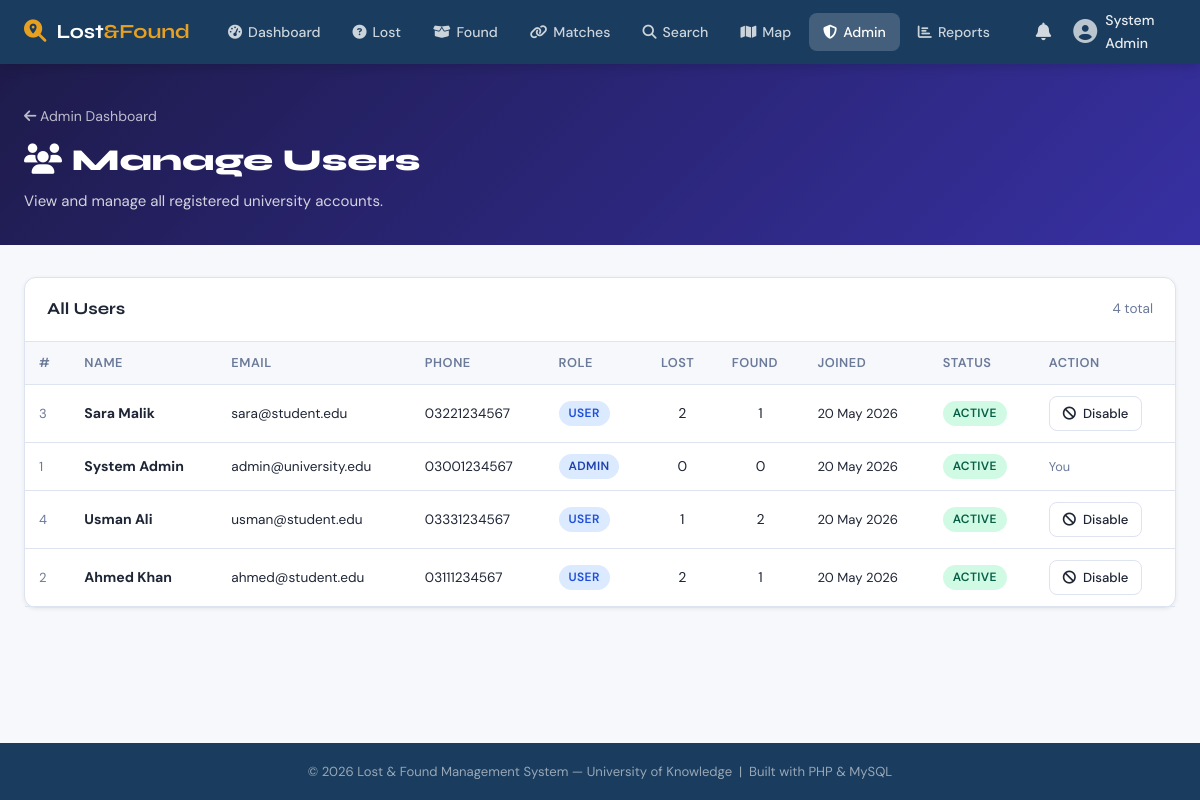
The page /admin/manage-users.php (signed in) on the database its author committed.
### tables this page shows
CREATE TABLE IF NOT EXISTS users (
    user_id      INT UNSIGNED AUTO_INCREMENT PRIMARY KEY,
    full_name    VARCHAR(100) NOT NULL,
    email        VARCHAR(150) NOT NULL UNIQUE,
    password     VARCHAR(255) NOT NULL,           
    phone        VARCHAR(20),
    role         ENUM('admin','user') NOT NULL DEFAULT 'user',
    avatar       VARCHAR(255)         DEFAULT 'default.png',
    is_active    TINYINT(1)           DEFAULT 1,
    created_at   DATETIME             DEFAULT CURRENT_TIMESTAMP,
    updated_at   DATETIME             DEFAULT CURRENT_TIMESTAMP ON UPDATE CURRENT_TIMESTAMP
);

### includes/functions.php (called while the page is built, shortened)
<?php
function sanitize(string $s): string {
    return htmlspecialchars(trim($s), ENT_QUOTES, 'UTF-8');
}

### includes/auth.php (called while the page is built, shortened)
<?php
function currentUserId(): ?int {
    return $_SESSION['user_id'] ?? null;
}

### admin/manage-users.php (the view, shortened to what this page needs)
<?php
require_once __DIR__ . '/../includes/auth.php';
require_once __DIR__ . '/../includes/functions.php';
$db    = getDB();
$users = $db->query(
    "SELECT u.*, COUNT(DISTINCT li.item_id) AS lost_count, COUNT(DISTINCT fi.item_id) AS found_count
     FROM users u
     LEFT JOIN lost_items  li ON u.user_id = li.user_id
     LEFT JOIN found_items fi ON u.user_id = fi.user_id
     GROUP BY u.user_id
     ORDER BY u.created_at DESC"
)->fetchAll();
?>
<?php require __DIR__ . '/../includes/header.php'; ?>
<div class="page-header" style="background:linear-gradient(135deg,#1e1b4b 0%,#3730a3 100%);">
  <div class="container">
    <a href="<?= SITE_URL ?>/admin/index.php" style="color:rgba(255,255,255,.7);font-size:.88rem;"><i class="fa fa-arrow-left"></i> Admin Dashboard</a>
    <h1 style="margin-top:8px;"><i class="fa fa-users"></i> Manage Users</h1>
    <p>View and manage all registered university accounts.</p>
  </div>
</div>
<div class="page-body">
<div class="container">
  <div class="card">
    <div class="card-header">
      <h2>All Users</h2>
      <span style="font-size:.85rem;color:var(--text-muted)"><?= count($users) ?> total</span>
    </div>
    <div class="card-body" style="padding:0;">
      <div class="table-wrapper">
      <table>
        <thead>
          <tr><th>#</th><th>Name</th><th>Email</th><th>Phone</th><th>Role</th><th>Lost</th><th>Found</th><th>Joined</th><th>Status</th><th>Action</th></tr>
        </thead>
        <tbody>
          <?php foreach ($users as $u): ?>
          <tr>
            <td style="color:var(--text-muted);font-size:.82rem;"><?= $u['user_id'] ?></td>
            <td><strong><?= sanitize($u['full_name']) ?></strong></td>
            <td style="font-size:.85rem;"><?= sanitize($u['email']) ?></td>
            <td style="font-size:.85rem;"><?= sanitize($u['phone'] ?? '—') ?></td>
            <td>
              <span class="badge <?= $u['role']==='admin'?'badge-verified':'badge-open' ?>">
                <?= ucfirst($u['role']) ?>
              </span>
            </td>
            <td style="text-align:center;"><?= $u['lost_count'] ?></td>
            <td style="text-align:center;"><?= $u['found_count'] ?></td>
            <td style="font-size:.82rem;white-space:nowrap;"><?= date('d M Y', strtotime($u['created_at'])) ?></td>
            <td>
              <span class="badge <?= $u['is_active'] ? 'badge-approved' : 'badge-rejected' ?>">
                <?= $u['is_active'] ? 'Active' : 'Inactive' ?>
              </span>
            </td>
            <td>
              <?php if ($u['user_id'] != currentUserId()): ?>
              <a href="?toggle=<?= $u['user_id'] ?>" class="btn btn-outline btn-sm"
                 data-confirm="<?= $u['is_active'] ? 'Deactivate' : 'Activate' ?> this user?">
                <?= $u['is_active'] ? '<i class="fa fa-ban"></i> Disable' : '<i class="fa fa-check"></i> Enable' ?>
              </a>
              <?php else: ?>
              <span style="font-size:.8rem;color:var(--text-muted);">You</span>
              <?php endif; ?>
            </td>
          </tr>
          <?php endforeach; ?>
        </tbody>
      </table>
      </div>
    </div>
  </div>
</div>
</div>
<?php require __DIR__ . '/../includes/footer.php'; ?>

### assets/css/main.css (style rules this page uses)
:root { --primary: #1a3c5e; --primary-lt: #2461a0; --accent: #e8a020; --accent-dk: #c4870a; --surface: #f7f8fc; --card: #ffffff; --border: #dde3ef; --text: #1e2535; --text-muted: #6b7a99; --success: #16a34a; --danger: #dc2626; --warning: #d97706; --info: #0284c7; --radius: 12px; --shadow-sm: 0 1px 4px rgba(0,0,0,.07); --shadow-md: 0 4px 16px rgba(0,0,0,.10); --shadow-lg: 0 8px 32px rgba(0,0,0,.14); --font-display: 'Syne', sans-serif; --font-body: 'DM Sans', sans-serif; --nav-h: 64px; }
*, *::before, *::after { box-sizing: border-box; margin: 0; padding: 0; }
html { scroll-behavior: smooth; }
body { font-family: var(--font-body); background: var(--surface); color: var(--text); font-size: 15px; line-height: 1.6; min-height: 100vh; display: flex; flex-direction: column; }
a { color: var(--primary-lt); text-decoration: none; }
.container { max-width: 1200px; margin: 0 auto; padding: 0 24px; }
.page-header { background: linear-gradient(135deg, var(--primary) 0%, var(--primary-lt) 100%); color: #fff; padding: 40px 0 32px; }
.page-header h1 { font-family: var(--font-display); font-size: 1.9rem; font-weight: 800; }
.page-header p { opacity: .8; margin-top: 4px; }
.page-body { padding: 32px 0 48px; }
.card { background: var(--card); border: 1px solid var(--border); border-radius: var(--radius); box-shadow: var(--shadow-sm); }
.card-header { padding: 18px 22px; border-bottom: 1px solid var(--border); display: flex; align-items: center; justify-content: space-between; }
.card-header h2 { font-family: var(--font-display); font-size: 1.05rem; font-weight: 700; }
.card-body { padding: 22px; }
.badge { display: inline-flex; align-items: center; padding: 3px 10px; border-radius: 99px; font-size: .75rem; font-weight: 600; text-transform: uppercase; letter-spacing: .03em; }
.badge-open { background: #dbeafe; color: #1d4ed8; }
.badge-approved { background: #d1fae5; color: #065f46; }
.badge-verified { background: #dbeafe; color: #1e40af; }
.btn { display: inline-flex; align-items: center; gap: 7px; padding: 9px 20px; border-radius: 8px; font-family: var(--font-body); font-size: .9rem; font-weight: 500; border: none; cursor: pointer; transition: all .15s; text-decoration: none; white-space: nowrap; }
.btn-outline { background: transparent; border: 1px solid var(--border); color: var(--text); }
.btn-sm { padding: 6px 13px; font-size: .82rem; }
.table-wrapper { overflow-x: auto; }
table { width: 100%; border-collapse: collapse; font-size: .88rem; }
thead tr { background: var(--surface); }
th, td { padding: 11px 14px; text-align: left; border-bottom: 1px solid var(--border); }
th { font-weight: 600; font-size: .8rem; text-transform: uppercase; letter-spacing: .04em; color: var(--text-muted); }

### rows shown on the page
users: user_id "3", full_name "Sara Malik", email "sara@student.edu", phone "03221234567", role "USER", lost_count "2", found_count "1", created_at "20 May 2026", is_active "ACTIVE"
users: user_id "1", full_name "System Admin", email "admin@university.edu", phone "03001234567", role "ADMIN", lost_count "0", found_count "0", created_at "20 May 2026", is_active "ACTIVE", shows "You"
users: user_id "4", full_name "Usman Ali", email "usman@student.edu", phone "03331234567", role "USER", lost_count "1", found_count "2", created_at "20 May 2026", is_active "ACTIVE"
users: user_id "2", full_name "Ahmed Khan", email "ahmed@student.edu", phone "03111234567", role "USER", lost_count "2", found_count "1", created_at "20 May 2026", is_active "ACTIVE"

### other values the page prints
$_SESSION['full_name'] "System Admin"
count($users) "4"
